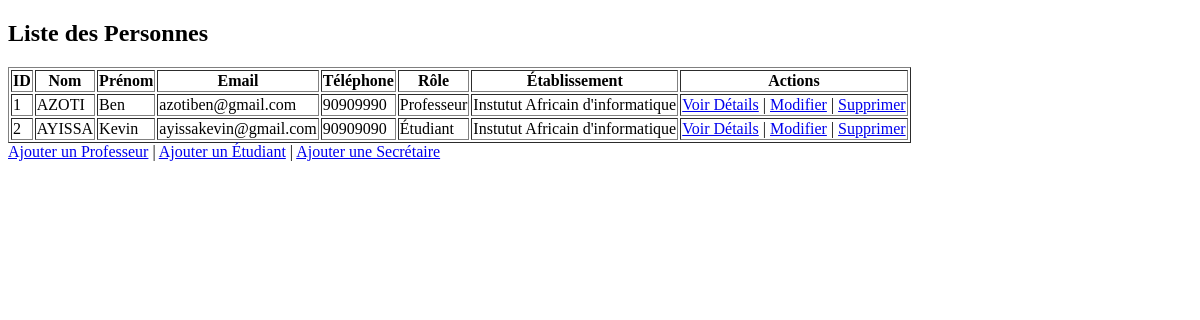
Before: /utilisateurs/ with the older database file.
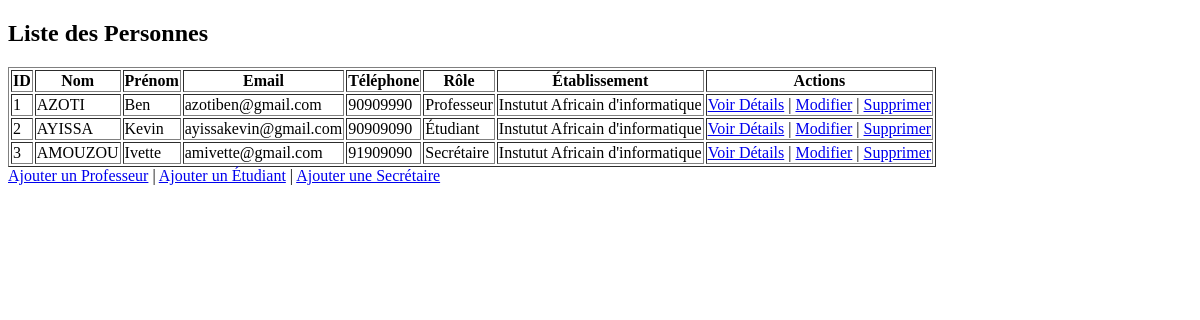
After: the same page with the newer database file.
### utilisateurs/models.py (models this page shows, shortened)
class Personne(AbstractUser):
    ROLES = [
        ('SECRETAIRE', 'Secrétaire'),
        ('PROFESSEUR', 'Professeur'),
        ('ETUDIANT', 'Étudiant'),
        ('ELEVE', 'Élève'),
    ]
    id = models.AutoField(primary_key=True)
    last_name = models.CharField("Nom", max_length=200, default='')
    first_name = models.CharField("Prénom", max_length=200, default='')
    email = models.EmailField("Email", max_length=300, unique=True)
    id_eta = models.ForeignKey('etablissements.Etablissement', on_delete=models.CASCADE, null=True, blank=True)
    tel = models.CharField("Téléphone", max_length=15, unique=True, default='')
    role = models.CharField("Rôle", max_length=20, choices=ROLES)
    password = models.CharField("Mot de passe", max_length=128)
    created_at = models.DateTimeField(auto_now_add=True)
    USERNAME_FIELD = 'email'
    REQUIRED_FIELDS = ['last_name', 'first_name']
    username = models.CharField(max_length=150, unique=True, blank=True, null=True)
    groups = models.ManyToManyField(
        'auth.Group',
        related_name="personne_groups",
        blank=True
    )
    user_permissions = models.ManyToManyField(
        'auth.Permission',
        related_name="personne_permissions",
        blank=True
    )

### etablissements/models.py (models this page shows, shortened)
class Etablissement(models.Model):
    TYPE_CHOICES = [
        ('ecole', 'École'),
        ('universite', 'Université'),
    ]
    DECOUPAGE_CHOICES = [
        ('trimestre', 'Trimestre'),
        ('semestre', 'Semestre'),
    ]
    id = models.AutoField(primary_key=True)
    name = models.CharField("Nom",max_length=255, default="")
    code = models.CharField("Code de l'etablissement",max_length=255, default="")
    address = models.TextField("Adresse",max_length=300, default="")
    contact = models.CharField(max_length=20,)
    logo = models.ImageField(upload_to='logos/', blank = True, null= True)
    type_etablissement = models.CharField(max_length=10, choices=TYPE_CHOICES, default='ecole')
    decoupage_annuel = models.CharField(max_length=10, choices=DECOUPAGE_CHOICES, default='trimestre')
    created_at = models.DateTimeField(auto_now_add=True)

### utilisateurs/views.py (the view)
# urls.py: path('', liste_personnes, name='liste_personnes'),
def liste_personnes(request):
    personnes = Personne.objects.all()
    return render(request, "utilisateurs/liste_personnes.html", {"personnes": personnes})

### templates/utilisateurs/liste_personnes.html
{% extends "base_generic.html" %}
{% block content %}
  <h2>Liste des Personnes</h2>
  <table border="1">
    <thead>
      <tr>
        <th>ID</th>
        <th>Nom</th>
        <th>Prénom</th>
        <th>Email</th>
        <th>Téléphone</th>
        <th>Rôle</th>
        <th>Établissement</th>
        <th>Actions</th>
      </tr>
    </thead>
    <tbody>
      {% for personne in personnes %}
        <tr>
          <td>{{ personne.id }}</td>
          <td>{{ personne.last_name }}</td>
          <td>{{ personne.first_name }}</td>
          <td>{{ personne.email }}</td>
          <td>{{ personne.tel }}</td>
          <td>{{ personne.get_role_display }}</td>
          <td>{{ personne.id_eta.name }}</td>
          <td>
            <a href="{% url 'details_personne' personne.id %}">Voir Détails</a> |
            <a href="{% url 'modifier_personne' personne.id %}">Modifier</a> |
            <a href="{% url 'supprimer_personne' personne.id %}">Supprimer</a>
          </td>
        </tr>
      {% empty %}
        <tr>
          <td colspan="8">Aucune personne enregistrée.</td>
        </tr>
      {% endfor %}
    </tbody>
  </table>
  <a href="{% url 'ajouter_professeur' %}">Ajouter un Professeur</a> |
  <a href="{% url 'ajouter_etudiant' %}">Ajouter un Étudiant</a> |
  <a href="{% url 'ajouter_secretaire' %}">Ajouter une Secrétaire</a>
{% endblock %}

### templates/base_generic.html (shortened to what this page needs)
<!DOCTYPE html>
<html lang="en">
<head>
</head>
<body>
    <div class="container">
        {% block content %}{% endblock %}
    </div>
</body>
</html>

Changed rows visible on the page:
added Personne: id "3", last_name "AMOUZOU", first_name "Ivette", email "amivette@gmail.com", tel "91909090", role "Secrétaire", id_eta.name "Instutut Africain d'informatique"
